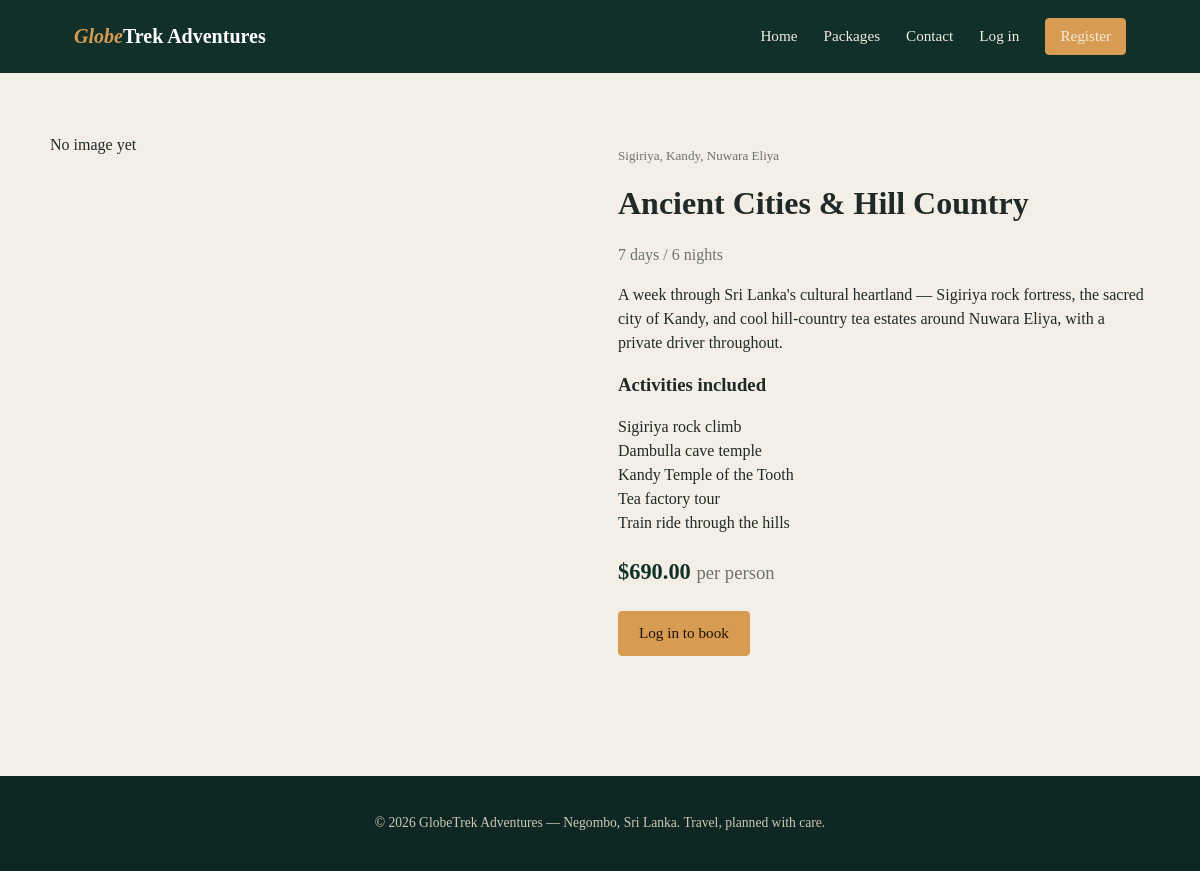
/package_details.php?id=1, run on the app's committed database.
### tables this page shows
CREATE TABLE packages (
  package_id INT AUTO_INCREMENT PRIMARY KEY,
  title VARCHAR(150) NOT NULL,
  destination VARCHAR(150) NOT NULL,
  description TEXT,
  activities TEXT,
  price DECIMAL(10,2) NOT NULL,
  duration_days INT NOT NULL,
  duration_nights INT NOT NULL,
  image LONGBLOB NULL,
  image_type VARCHAR(50) NULL,
  created_by INT NULL,
  created_at TIMESTAMP DEFAULT CURRENT_TIMESTAMP,
  FOREIGN KEY (created_by) REFERENCES users(user_id) ON DELETE SET NULL
);

### models/Package.php (called while the page is built, shortened)
<?php
class Package {
    public static function getById($id) {
        $db = getDB();
        $stmt = $db->prepare(
            "SELECT package_id, title, destination, description, activities,
                    price, duration_days, duration_nights, created_at
             FROM packages WHERE package_id = ?"
        );
        $stmt->execute([$id]);
        return $stmt->fetch(PDO::FETCH_ASSOC);
    }
    public static function hasImage($id) {
        $db = getDB();
        $stmt = $db->prepare("SELECT image_type FROM packages WHERE package_id = ?");
        $stmt->execute([$id]);
        $type = $stmt->fetchColumn();
        return !empty($type);
    }
}

### includes/functions.php (called while the page is built, shortened)
<?php
function clean($value) {
    return htmlspecialchars(trim($value ?? ''), ENT_QUOTES, 'UTF-8');
}
function is_logged_in() {
    return isset($_SESSION['user_id']);
}
function money($amount) {
    return '$' . number_format((float) $amount, 2);
}

### package_details.php (the view, shortened to what this page needs)
<?php
require_once __DIR__ . '/includes/functions.php';
require_once __DIR__ . '/models/Package.php';
$id = (int) ($_GET['id'] ?? 0);
$pkg = Package::getById($id);
require_once __DIR__ . '/includes/header.php';
?>
<div class="container section">
  <div style="display:grid;grid-template-columns:1fr 1fr;gap:36px;align-items:start;">
    <div>
      <?php if (Package::hasImage($id)): ?>
        <img src="<?php echo BASE_URL; ?>/get_image.php?id=<?php echo $id; ?>" alt="<?php echo clean($pkg['title']); ?>" style="width:100%;border-radius:6px;max-height:380px;object-fit:cover;">
      <?php else: ?>
        <div class="no-image" style="height:300px;border-radius:6px;">No image yet</div>
      <?php endif; ?>
    </div>
    <div>
      <p class="package-meta"><?php echo clean($pkg['destination']); ?></p>
      <h1><?php echo clean($pkg['title']); ?></h1>
      <p class="text-muted"><?php echo (int) $pkg['duration_days']; ?> days / <?php echo (int) $pkg['duration_nights']; ?> nights</p>
      <p><?php echo nl2br(clean($pkg['description'])); ?></p>
      <?php if (!empty($pkg['activities'])): ?>
        <h3>Activities included</h3>
        <p><?php echo nl2br(clean($pkg['activities'])); ?></p>
      <?php endif; ?>
      <p class="price" style="font-size:1.4rem;margin-top:20px;"><?php echo money($pkg['price']); ?> <small>per person</small></p>
      <?php if (!is_logged_in()): ?>
        <a href="<?php echo BASE_URL; ?>/login.php" class="btn btn-primary">Log in to book</a>
      <?php elseif (current_role() === 'customer'): ?>
        <a href="<?php echo BASE_URL; ?>/book.php?id=<?php echo $id; ?>" class="btn btn-primary">Book this package</a>
      <?php endif; ?>
    </div>
  </div>
</div>
<?php require_once __DIR__ . '/includes/footer.php'; ?>

### assets/css/style.css (style rules this page uses)
:root { --dark: #12302a; --dark-2: #0e2723; --gold: #d79b52; --gold-dark: #b97f3a; --cream: #f4efe6; --text-dark: #1f2a28; --text-muted: #6b7370; --border: #e2dccd; --danger: #b3261e; --danger-bg: #fbe9e7; --success: #1f6f43; --success-bg: #e7f5ec; font-size: 16px; }
* { box-sizing: border-box; }
body { margin: 0; font-family: Georgia, 'Times New Roman', serif; color: var(--text-dark); background: var(--cream); line-height: 1.5; }
h1, h2, h3, h4 { font-family: Georgia, 'Times New Roman', serif; margin: 0 0 .5rem; }
.container { max-width: 1100px; margin: 0 auto; padding: 0 24px; }
a { color: inherit; text-decoration: none; }
.btn { display: inline-block; padding: 10px 20px; border-radius: 4px; border: 1px solid transparent; font-family: Georgia, serif; font-size: .95rem; cursor: pointer; }
.btn-primary { background: var(--gold); color: #1c1508; border-color: var(--gold); }
.section { padding: 60px 0; }
.package-meta { color: var(--text-muted); font-size: .82rem; }
.price { font-weight: bold; color: var(--dark); }
.price small { font-weight: normal; color: var(--text-muted); }
.text-muted { color: var(--text-muted); }

### data on the page
packages: destination "Sigiriya, Kandy, Nuwara Eliya", title "Ancient Cities & Hill Country", duration_days "7", duration_nights "6", description "A week through Sri Lanka's cultural heartland — Sigiriya rock fortress, the sacred city of Kandy, and cool hill-country tea estates around Nuwara Eliya, with a private driver throughout.", activities "Sigiriya rock climb Dambulla cave temple Kandy Temple of the Tooth Tea factory tour Train ride through the hills", price "$690.00"
